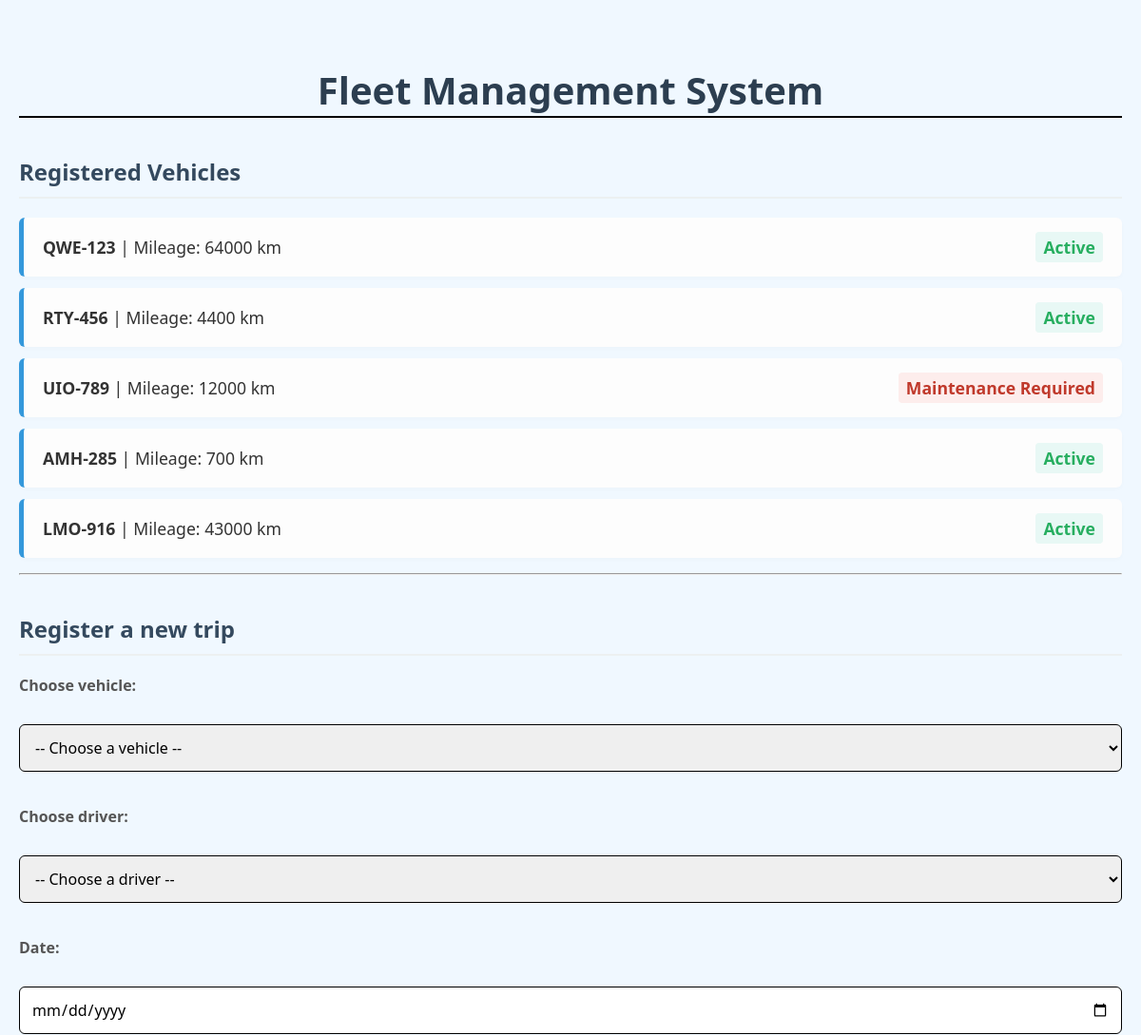
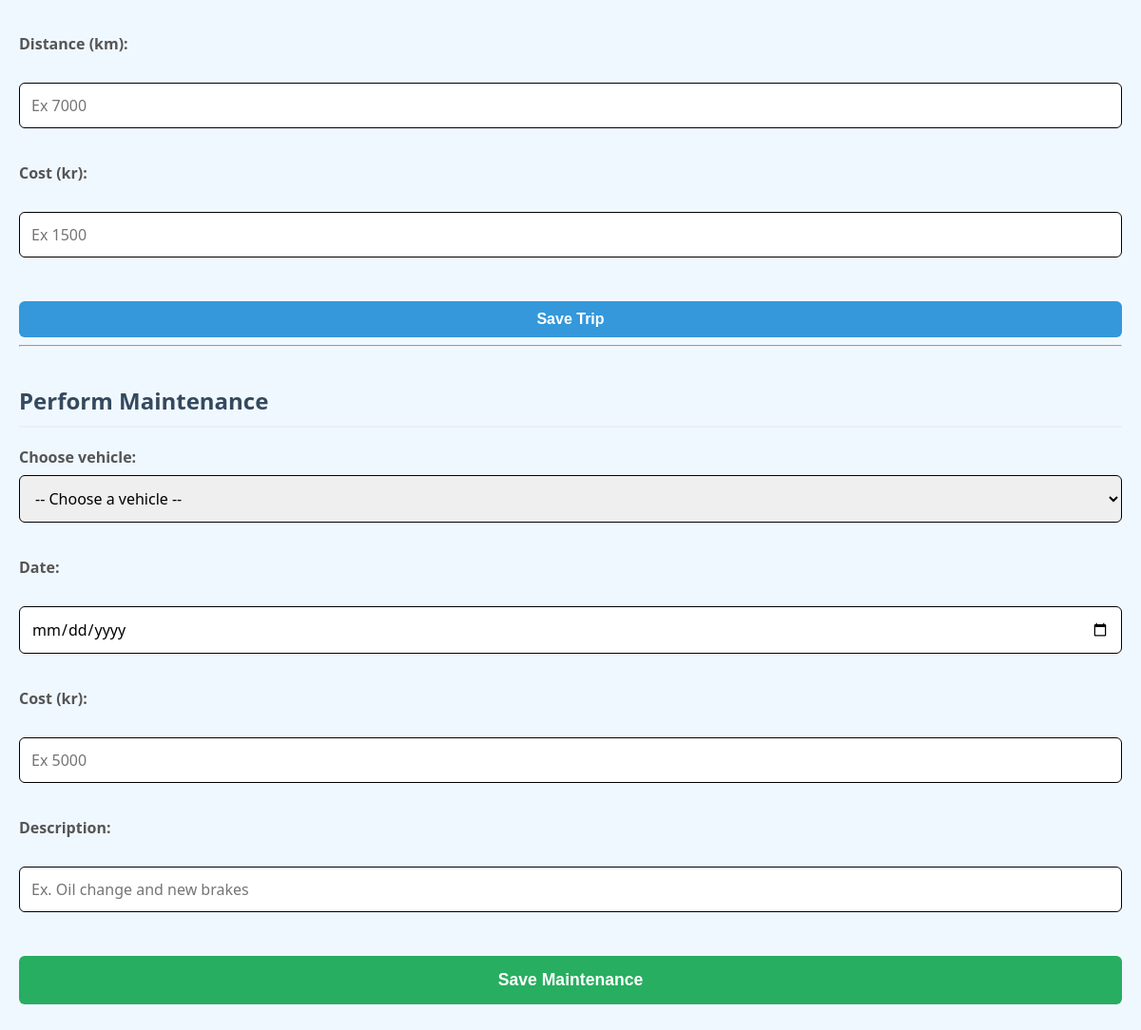
The page / on the database its author committed (2 pictures, top to bottom).
### tables this page shows
CREATE TABLE Vehicles (
    VehicleID INTEGER PRIMARY KEY AUTOINCREMENT,
    LicensePlate VARCHAR(50) UNIQUE NOT NULL,
    Mileage INTEGER DEFAULT (0),
    Status VARCHAR(50) DEFAULT 'Active'
);

### app.py (the view)
@app.route('/')
def index():
    conn = get_db_connection()
    vehicles=conn.execute('SELECT * FROM Vehicles').fetchall()
    drivers= conn.execute('SELECT * FROM Drivers').fetchall()
    conn.close()
    return render_template('index.html',vehicles=vehicles, drivers=drivers)

### app.py (called while the page is built)
def get_db_connection():
    conn = sqlite3.connect('fleet.db')
    conn.row_factory = sqlite3.Row
    return conn

### templates/index.html (shortened to what this page needs)
<!DOCTYPE html>
<html lang="en">
<head>
    <link rel="stylesheet" href="{{url_for('static', filename='style.css')}}"
</head>
<body>
    <h1>Fleet Management System</h1>
    <h2>Registered Vehicles</h2>
    <ul>
        {% for vehicle in vehicles %}
            <li>
                <span><strong>{{ vehicle['LicensePlate'] }}</strong>&nbsp;|&nbsp;Mileage: {{ vehicle['Mileage']}} km</span>
                {% if vehicle['Status'] == 'Maintenance Required' %}
                    <span class="status-warning">{{ vehicle['Status']}}</span>
                {% else %}
                    <span class="status-active">{{ vehicle['Status']}}</span>
                {% endif %}
                </li>
        {% endfor %}
    </ul>
    <hr>
    <h2>Register a new trip</h2>
    <form action="/add_trip" method = "POST">
        <p>
            <label>Choose vehicle:</label><br>
            <select name="vehicle_id" required>
                <option value="">-- Choose a vehicle --</option>
            </select>
        </p>
        <p>
            <label>Choose driver:</label><br>
            <select name="driver_id" required>
                <option value="">-- Choose a driver --</option>
            </select>
        </p>
        <p>
            <label>Date: </label><br>
            <input type="date" name="date" required>
        </p>
        <p>
            <label>Distance (km): </label><br>
            <input type="number" name="distance" placeholder="Ex 7000" min ="0" required>
        </p>
        <p>
            <label>Cost (kr): </label><br>
            <input type="number" name="cost" placeholder="Ex 1500" min="0" required>
        </p>
        <button type="submit" style="padding: 10px 20px; font-size: 16px;">Save Trip</button>
    </form>
    <hr>
    <h2>Perform Maintenance</h2>
    <form action="/add_maintenance" method="POST">
        <p>
            <label>Choose vehicle:</label>
            <select name="vehicle_id" required>
                <option value="">-- Choose a vehicle --</option>
            </select>
        </p>
        <p>
            <label>Date: </label><br>
            <input type="date" name="date" required>
        </p>
        <p>
            <label>Cost (kr): </label><br>
            <input type="number" name ="cost" placeholder="Ex 5000" min="0" required>
        </p>
        <p>
            <label>Description: </label><br>
            <input type="text" name="description" placeholder="Ex. Oil change and new brakes" required>
        </p>
        <button type="submit" class="btn-maintenance">Save Maintenance</button>
    </form>
</body>
</html>

### static/style.css (style rules this page uses)
body { font-family: 'Segoe UI', 'Segoe UI', Tahoma, Geneva, Verdana, sans-serif; background-color: aliceblue; color:#333; margin: 0; padding: 40px 20px; }
h1 { text-align: center; color:#2c3e50 ; margin-bottom: 40px; font-size: 2.5em; border-bottom: 2px solid black; }
h2 { color: #34495e; border-bottom: 2px solid #ecf0f1; padding-bottom: 10px; margin-top: 40px; margin-bottom: 20px; }
ul { list-style-type: none; padding: 0; }
li { background: #fdfdfd; margin-bottom: 12px; padding: 15px 20px; border-radius: 6px; border-left: 5px solid #3498db; box-shadow: 0 2px 4px rgba(0,0,0,0.02); font-size: 1.1em; display:flex; justify-content: space-between; align-items: center; }
.status-active { color:#27ae60; font-weight: bold; background: #e8f8f5; padding: 4px 8px; border-radius: 4px; }
.status-warning { color:#c0392b; font-weight: bold; background: #fdedec; padding: 4px 8px; border-radius: 4px; }
label { font-weight: 600; color: #555; display: block; margin-bottom: 8px; }
input[type="text"], input[type="number"], input[type="date"], select { width: 100%; padding: 12px; margin-bottom: 20px; border: 1px solid black; border-radius: 6px; box-sizing: border-box; font-family: inherit; font-size: 1em; transition: border-color 0.3s, box-shadow 0.3s; }
button { width: 100%; background-color: #3498db; color: white; border: none; padding: 15px; font-size: 1.1em; font-weight: bold; border-radius: 6px; cursor: pointer; transition: background-color 0.3s, transform 0.1s; margin-top: 10px; }
.btn-maintenance { background-color: #27ae60; }

### rows shown on the page
Vehicles: LicensePlate "QWE-123", Mileage "64000", Status "Active"
Vehicles: LicensePlate "RTY-456", Mileage "4400", Status "Active"
Vehicles: LicensePlate "UIO-789", Mileage "12000", Status "Maintenance Required"
Vehicles: LicensePlate "AMH-285", Mileage "700", Status "Active"
Vehicles: LicensePlate "LMO-916", Mileage "43000", Status "Active"
